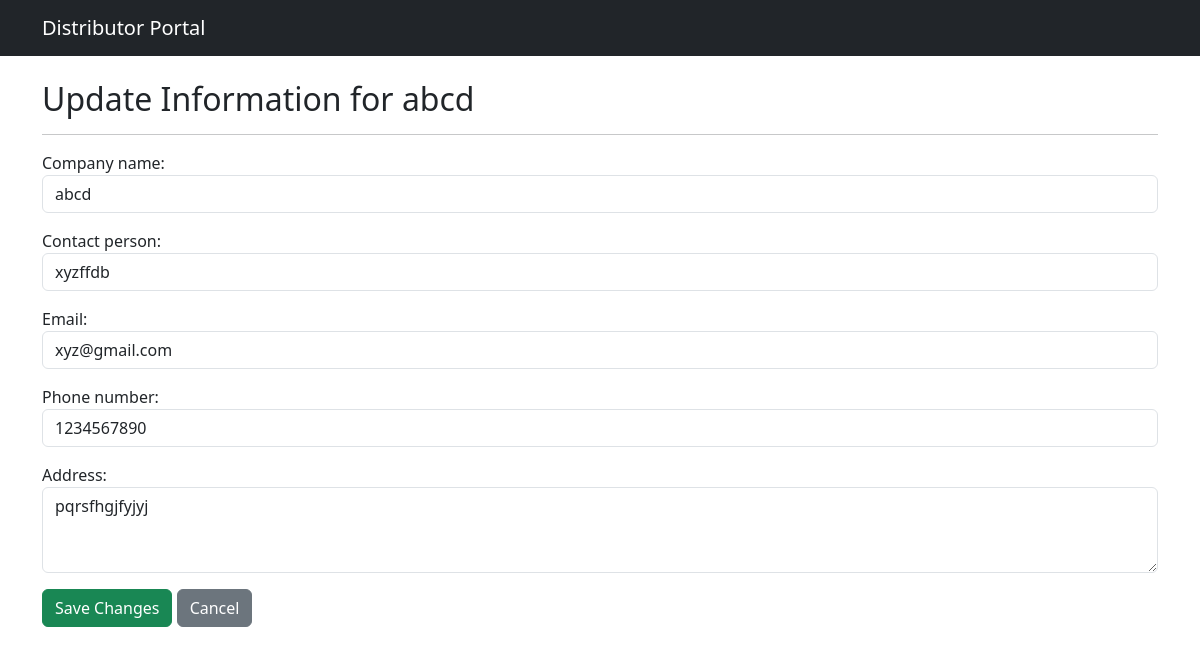
The app's page /profile/1/update/ with its own data.
### distributors/models.py (models this page shows, shortened)
class Distributor(models.Model):
    company_name = models.CharField(max_length=200)
    contact_person = models.CharField(max_length=100)
    email = models.EmailField(unique=True) # unique=True ensures no two distributors have the same email
    phone_number = models.CharField(max_length=20)
    address = models.TextField()
    registration_date = models.DateTimeField(auto_now_add=True) # Automatically sets the date when created
    is_active = models.BooleanField(default=True)

### distributors/views.py (the view)
# urls.py: path('profile/<int:pk>/update/', views.update_profile, name='profile_update'),
def update_profile(request, pk):
    distributor = get_object_or_404(Distributor, pk=pk)
    if request.method == 'POST':
        form = DistributorRegistrationForm(request.POST, instance=distributor)
        if form.is_valid():
            form.save()
            return redirect('profile_view', pk=distributor.pk) # Redirect back to the profile view
    else:
        form = DistributorRegistrationForm(instance=distributor)
    context = {'form': form, 'distributor': distributor}
    return render(request, 'distributors/profile_update.html', context)

### distributors/forms.py
class DistributorRegistrationForm(forms.ModelForm):
    class Meta:
        model = Distributor
        fields = ['company_name', 'contact_person', 'email', 'phone_number', 'address']
        widgets = {
            'company_name': forms.TextInput(attrs={'class': 'form-control', 'placeholder': 'Your Company LLC'}),
            'contact_person': forms.TextInput(attrs={'class': 'form-control', 'placeholder': 'John Doe'}),
            'email': forms.EmailInput(attrs={'class': 'form-control', 'placeholder': 'you@company.com'}),
            'phone_number': forms.TextInput(attrs={'class': 'form-control', 'placeholder': '+1-202-555-0149'}),
            'address': forms.Textarea(attrs={'class': 'form-control', 'rows': 3}),
        }

### distributors/templates/distributors/profile_update.html (shortened to what this page needs)
{% extends 'distributors/base.html' %}
{% block content %}
    <h2>Update Information for {{ distributor.company_name }}</h2>
    <hr>
    <form method="post">
        {{ form.as_p }}
        <button type="submit" class="btn btn-success">Save Changes</button>
        <a href="{% url 'profile_view' pk=distributor.pk %}" class="btn btn-secondary">Cancel</a>
    </form>
{% endblock %}

### records on screen
Distributor: company_name "abcd", contact_person "xyzffdb", email "xyz@gmail.com", phone_number "1234567890", address "pqrsfhgjfyjyj"
